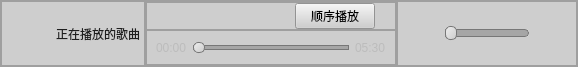
        <widget class="QFrame" name="frame_4">
         <property name="maximumSize">
          <size>
           <width>16777215</width>
           <height>66</height>
          </size>
         </property>
         <property name="styleSheet">
          <string notr="true">background-color: rgb(206, 206, 206);</string>
         </property>
         <property name="frameShape">
          <enum>QFrame::StyledPanel</enum>
         </property>
         <property name="frameShadow">
          <enum>QFrame::Raised</enum>
         </property>
         <layout class="QHBoxLayout" name="horizontalLayout_7" stretch="4,7,5">
          <property name="spacing">
           <number>0</number>
          </property>
          <property name="leftMargin">
           <number>0</number>
          </property>
          <property name="topMargin">
           <number>0</number>
          </property>
          <property name="rightMargin">
           <number>0</number>
          </property>
          <property name="bottomMargin">
           <number>0</number>
          </property>
          <item>
           <widget class="QFrame" name="frame_11">
            <property name="maximumSize">
             <size>
              <width>1000000</width>
              <height>16777215</height>
             </size>
            </property>
            <property name="frameShape">
             <enum>QFrame::StyledPanel</enum>
            </property>
            <property name="frameShadow">
             <enum>QFrame::Raised</enum>
            </property>
            <layout class="QHBoxLayout" name="horizontalLayout_10">
             <property name="spacing">
              <number>4</number>
             </property>
             <property name="leftMargin">
              <number>0</number>
             </property>
             <property name="topMargin">
              <number>0</number>
             </property>
             <property name="rightMargin">
              <number>0</number>
             </property>
             <property name="bottomMargin">
              <number>0</number>
             </property>
             <item alignment="Qt::AlignLeft">
              <widget class="QLabel" name="label_7">
               <property name="styleSheet">
                <string notr="true">
    min-width:  50px;
    max-width:  50px;
    min-height: 50x;
    max-height: 50px;

    border-radius: 25px;
    border-width: 0 0 0 0;
	
border-image: url(:/images/PixPin_2024-05-22_22-36-04.png);</string>
               </property>
               <property name="text">
                <string/>
               </property>
              </widget>
             </item>
             <item alignment="Qt::AlignLeft">
              <widget class="QLabel" name="label_9">
               <property name="maximumSize">
                <size>
                 <width>100</width>
                 <height>16777215</height>
                </size>
               </property>
               <property name="styleSheet">
                <string notr="true">font: 700 12pt &quot;Microsoft YaHei UI&quot;;
color: rgb(30, 30, 30);</string>
               </property>
               <property name="text">
                <string>正在播放的歌曲</string>
               </property>
              </widget>
             </item>
             <item>
              <spacer name="horizontalSpacer_4">
               <property name="orientation">
                <enum>Qt::Horizontal</enum>
               </property>
               <property name="sizeHint" stdset="0">
                <size>
                 <width>40</width>
                 <height>20</height>
                </size>
               </property>
              </spacer>
             </item>
            </layout>
           </widget>
          </item>
          <item>
           <widget class="QFrame" name="frame_12">
            <property name="styleSheet">
             <string notr="true">QLabel{
	
	color: rgb(188, 188, 188);
}</string>
            </property>
            <property name="frameShape">
             <enum>QFrame::StyledPanel</enum>
            </property>
            <property name="frameShadow">
             <enum>QFrame::Raised</enum>
            </property>
            <layout class="QVBoxLayout" name="verticalLayout_13" stretch="3,2">
             <property name="spacing">
              <number>0</number>
             </property>
             <property name="leftMargin">
              <number>0</number>
             </property>
             <property name="topMargin">
              <number>0</number>
             </property>
             <property name="rightMargin">
              <number>0</number>
             </property>
             <property name="bottomMargin">
              <number>0</number>
             </property>
             <item>
              <widget class="QFrame" name="frame_21">
               <property name="frameShape">
                <enum>QFrame::StyledPanel</enum>
               </property>
               <property name="frameShadow">
                <enum>QFrame::Raised</enum>
               </property>
               <layout class="QHBoxLayout" name="horizontalLayout_12" stretch="4,2,2,1,2,2,4">
                <property name="spacing">
                 <number>0</number>
                </property>
                <property name="leftMargin">
                 <number>0</number>
                </property>
                <property name="topMargin">
                 <number>0</number>
                </property>
                <property name="rightMargin">
                 <number>0</number>
                </property>
                <property name="bottomMargin">
                 <number>0</number>
                </property>
                <item>
                 <spacer name="horizontalSpacer">
                  <property name="orientation">
                   <enum>Qt::Horizontal</enum>
                  </property>
                  <property name="sizeHint" stdset="0">
                   <size>
                    <width>40</width>
                    <height>20</height>
                   </size>
                  </property>
                 </spacer>
                </item>
                <item alignment="Qt::AlignRight">
                 <widget class="QPushButton" name="pushButton_21">
                  <property name="styleSheet">
                   <string notr="true">	border:none;
	color: rgb(245, 245, 245);
</string>
                  </property>
                  <property name="text">
                   <string/>
                  </property>
                  <property name="icon">
                   <iconset resource="images.qrc">
                    <normaloff>:/images/favorite-big.png</normaloff>:/images/favorite-big.png</iconset>
                  </property>
                  <property name="iconSize">
                   <size>
                    <width>18</width>
                    <height>41</height>
                   </size>
                  </property>
                 </widget>
                </item>
                <item alignment="Qt::AlignRight">
                 <widget class="QPushButton" name="pushButton_18">
                  <property name="styleSheet">
                   <string notr="true">
	border:none;
	color: rgb(245, 245, 245);
</string>
                  </property>
                  <property name="text">
                   <string/>
                  </property>
                  <property name="icon">
                   <iconset resource="images.qrc">
                    <normaloff>:/images/previous.png</normaloff>:/images/previous.png</iconset>
                  </property>
                  <property name="iconSize">
                   <size>
                    <width>31</width>
                    <height>31</height>
                   </size>
                  </property>
                 </widget>
                </item>
                <item>
                 <widget class="QPushButton" name="pushButton_17">
                  <property name="styleSheet">
                   <string notr="true">	border:none;
	color: rgb(245, 245, 245);
</string>
                  </property>
                  <property name="text">
                   <string/>
                  </property>
                  <property name="icon">
                   <iconset resource="images.qrc">
                    <normaloff>:/images/pause.png</normaloff>:/images/pause.png</iconset>
                  </property>
                  <property name="iconSize">
                   <size>
                    <width>31</width>
                    <height>31</height>
                   </size>
                  </property>
                 </widget>
                </item>
                <item alignment="Qt::AlignLeft">
                 <widget class="QPushButton" name="pushButton_16">
                  <property name="styleSheet">
                   <string notr="true">	border:none;
	color: rgb(245, 245, 245);
</string>
                  </property>
                  <property name="text">
                   <string/>
                  </property>
                  <property name="icon">
                   <iconset resource="images.qrc">
                    <normaloff>:/images/next.png</normaloff>:/images/next.png</iconset>
                  </property>
                  <property name="iconSize">
                   <size>
                    <width>31</width>
                    <height>31</height>
                   </size>
                  </property>
                 </widget>
                </item>
                <item>
                 <widget class="QPushButton" name="pushButton_20">
                  <property name="text">
                   <string>顺序播放</string>
                  </property>
                 </widget>
                </item>
                <item>
                 <spacer name="horizontalSpacer_3">
                  <property name="orientation">
                   <enum>Qt::Horizontal</enum>
                  </property>
                  <property name="sizeHint" stdset="0">
                   <size>
                    <width>40</width>
                    <height>20</height>
                   </size>
                  </property>
                 </spacer>
                </item>
               </layout>
              </widget>
             </item>
             <item>
              <widget class="QFrame" name="frame_20">
               <property name="frameShape">
                <enum>QFrame::StyledPanel</enum>
               </property>
               <property name="frameShadow">
                <enum>QFrame::Raised</enum>
               </property>
               <layout class="QHBoxLayout" name="horizontalLayout_8">
                <item>
                 <widget class="QLabel" name="label_4">
                  <property name="text">
                   <string>00:00</string>
                  </property>
                 </widget>
                </item>
                <item>
                 <widget class="QSlider" name="horizontalSlider">
                  <property name="styleSheet">
                   <string notr="true">QSlider::groove:horizontal {
    border: 0px solid #bbb;
    background: white;
    height: 5px;
    border-radius: 4px;
}

QSlider::sub-page:horizontal {
    background: qlineargradient(x1:0, y1:0, x2:0, y2:1, stop:0 #66e, stop:1 #bbf);
    background: qlineargradient(x1: 0, y1: 0.2, x2: 1, y2: 1, stop: 0 #5DCCFF, stop: 1 #0063B1);
	background:rgb(202, 0, 0);
    border: 1px solid #777;
    height: 10px;
    border-radius: 4px;
}

QSlider::add-page:horizontal {
    background: rgb(166, 166, 166);
    border: 1px solid #777;
    height: 5px;
    border-radius: 4px;
}

QSlider::handle:horizontal {
    background: qlineargradient(x1:0, y1:0, x2:1, y2:1, stop:0 #eee, stop:1 #ccc);
    border: 1px solid #777;
    width: 10px;  /* 滑块的宽度 */
    height: 10px; /* 滑块的高度，确保与宽度相同以形成完美的圆形 */
    margin-top: -3px; /* 根据需要调整，以确保滑块垂直居中 */
    margin-bottom: -3px; /* 根据需要调整，以确保滑块垂直居中 */
    border-radius: 5px; /* 设置为宽度的一半，形成圆形 */
}</string>
                  </property>
                  <property name="pageStep">
                   <number>1</number>
                  </property>
                  <property name="orientation">
                   <enum>Qt::Horizontal</enum>
                  </property>
                 </widget>
                </item>
                <item>
                 <widget class="QLabel" name="label_5">
                  <property name="text">
                   <string>05:30</string>
                  </property>
                 </widget>
                </item>
               </layout>
              </widget>
             </item>
            </layout>
           </widget>
          </item>
          <item>
           <widget class="QFrame" name="frame_13">
            <property name="frameShape">
             <enum>QFrame::StyledPanel</enum>
            </property>
            <property name="frameShadow">
             <enum>QFrame::Raised</enum>
            </property>
            <layout class="QHBoxLayout" name="horizontalLayout_11">
             <item alignment="Qt::AlignHCenter">
              <widget class="QSlider" name="horizontalSlider_2">
               <property name="minimumSize">
                <size>
                 <width>0</width>
                 <height>18</height>
                </size>
               </property>
               <property name="styleSheet">
                <string notr="true">QSlider::groove:horizontal {
    border: 0px solid #bbb;
    background: white;
    height: 8px;
    border-radius: 4px;
}

QSlider::sub-page:horizontal {
    background: qlineargradient(x1:0, y1:0, x2:0, y2:1, stop:0 #66e, stop:1 #bbf);
    background: qlineargradient(x1: 0, y1: 0.2, x2: 1, y2: 1, stop: 0 #5DCCFF, stop: 1 #0063B1);
	background:rgb(202, 0, 0);
    border: 1px solid #777;
    height: 10px;
    border-radius: 4px;
}

QSlider::add-page:horizontal {
    background: rgb(166, 166, 166);
    border: 1px solid #777;
    height: 5px;
    border-radius: 4px;
}

QSlider::handle:horizontal {
    background: qlineargradient(x1:0, y1:0, x2:1, y2:1, stop:0 #eee, stop:1 #ccc);
    border: 1px solid #777;
    width: 10px;  /* 滑块的宽度 */
    height: 10px; /* 滑块的高度，确保与宽度相同以形成完美的圆形 */
    margin-top: -3px; /* 根据需要调整，以确保滑块垂直居中 */
    margin-bottom: -3px; /* 根据需要调整，以确保滑块垂直居中 */
    border-radius: 5px; /* 设置为宽度的一半，形成圆形 */
}</string>
               </property>
               <property name="orientation">
                <enum>Qt::Horizontal</enum>
               </property>
              </widget>
             </item>
            </layout>
           </widget>
          </item>
         </layout>
        </widget>
